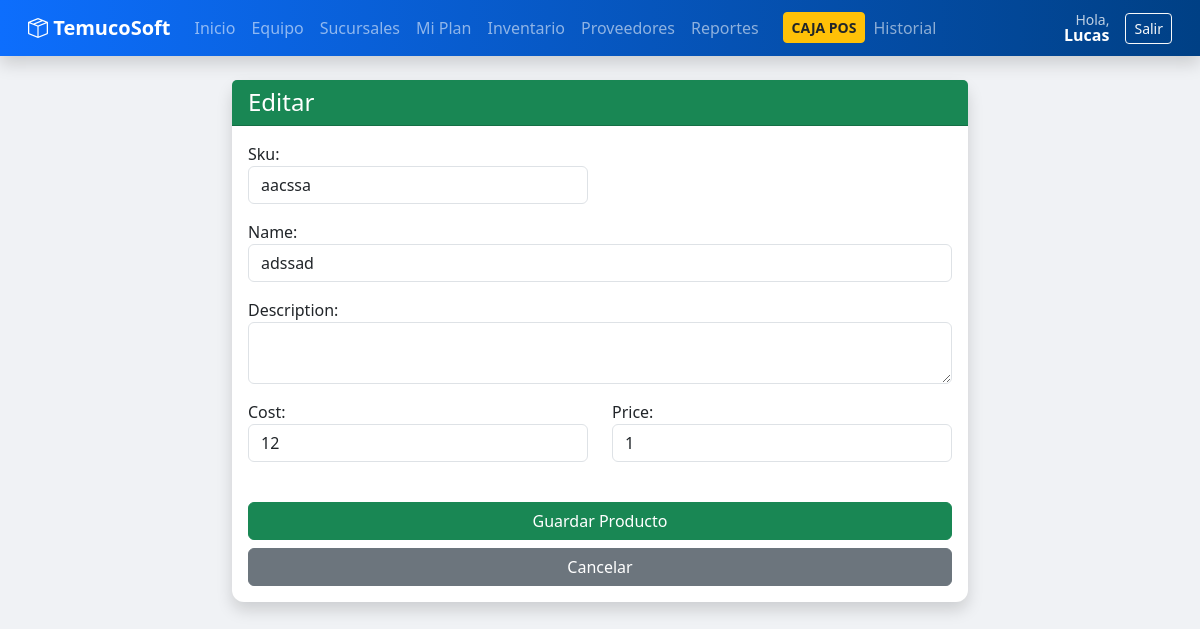
Screenshot of /products/edit/5/ (signed in) with the database file from the repository.
### api/models.py (models this page shows, shortened)
class User(AbstractUser):
    ROLES = (
        ('super_admin', 'Super Admin'),
        ('admin_cliente', 'Admin Cliente'),
        ('gerente', 'Gerente'),
        ('vendedor', 'Vendedor'),
        ('cliente_final', 'Cliente Ecommerce'),
    )
    username = None
    email = models.EmailField(unique=True)
    rut = models.CharField(max_length=12, blank=True, null=True, validators=[validar_rut_chileno]) # Validador
    role = models.CharField(max_length=20, choices=ROLES, default='cliente_final')
    company = models.ForeignKey(Company, on_delete=models.CASCADE, null=True, blank=True, related_name='users')
    USERNAME_FIELD = 'email'
    REQUIRED_FIELDS = []
    objects = UserManager()

class Product(models.Model):
    company = models.ForeignKey(Company, on_delete=models.CASCADE)
    category = models.ForeignKey(Category, on_delete=models.SET_NULL, null=True, blank=True)
    sku = models.CharField(max_length=50)
    name = models.CharField(max_length=100)
    description = models.TextField(blank=True)
    price = models.DecimalField(max_digits=10, decimal_places=0, validators=[validar_positivo])
    cost = models.DecimalField(max_digits=10, decimal_places=0, validators=[validar_positivo])
    class Meta:
        unique_together = ('company', 'sku')

### api/views.py (the view)
# urls.py: path('products/edit/<int:pk>/', views.product_edit, name='product_edit'),
@login_required
def product_edit(request, pk):
    p = get_object_or_404(Product, pk=pk, company=request.user.company)
    if request.method == 'POST':
        form = ProductForm(request.POST, instance=p)
        if form.is_valid():
            try: form.save(); messages.success(request, 'Actualizado.'); return redirect('product_list')
            except IntegrityError: messages.error(request, 'Error: SKU duplicado.')
    else: form = ProductForm(instance=p)
    return render(request, 'products/form.html', {'form': form, 'title': 'Editar'})

### api/forms.py
class ProductForm(forms.ModelForm):
    initial_stock = forms.IntegerField(
        label="Stock Inicial",
        min_value=0,
        initial=0,
        required=False,
        widget=forms.NumberInput(attrs={'class': 'form-control'})
    )
    class Meta:
        model = Product
        fields = ['sku', 'name', 'description', 'price', 'cost']
        widgets = {
            'sku': forms.TextInput(attrs={'class': 'form-control'}),
            'name': forms.TextInput(attrs={'class': 'form-control'}),
            'description': forms.Textarea(attrs={'class': 'form-control', 'rows': 2}),
            'price': forms.NumberInput(attrs={'class': 'form-control'}),
            'cost': forms.NumberInput(attrs={'class': 'form-control'}),
        }

### templates/products/form.html (shortened to what this page needs)
{% extends 'base.html' %}
{% block content %}
<div class="row justify-content-center">
    <div class="col-md-8">
        <div class="card shadow">
            <div class="card-header bg-success text-white">
                <h4 class="mb-0">{{ title }}</h4>
            </div>
            <div class="card-body">
                <form method="post">
                    <div class="row">
                        <div class="col-md-6">
                            <div class="mb-3">
                                {{ form.sku.label_tag }}
                                {{ form.sku }}
                            </div>
                        </div>
                    </div>
                    <div class="mb-3">
                        {{ form.name.label_tag }}
                        {{ form.name }}
                    </div>
                    <div class="mb-3">
                        {{ form.description.label_tag }}
                        {{ form.description }}
                    </div>
                    <div class="row">
                        <div class="col-md-6">
                            <div class="mb-3">
                                {{ form.cost.label_tag }}
                                {{ form.cost }}
                            </div>
                        </div>
                        <div class="col-md-6">
                            <div class="mb-3">
                                {{ form.price.label_tag }}
                                {{ form.price }}
                            </div>
                        </div>
                    </div>
                    <div class="d-grid gap-2 mt-4">
                        <button type="submit" class="btn btn-success">Guardar Producto</button>
                        <a href="{% url 'product_list' %}" class="btn btn-secondary">Cancelar</a>
                    </div>
                </form>
            </div>
        </div>
    </div>
</div>
{% endblock %}

### templates/base.html (shortened to what this page needs)
<!DOCTYPE html>
<html lang="es">
<head>
    <link href="https://cdn.jsdelivr.net/npm/bootstrap@5.3.0/dist/css/bootstrap.min.css" rel="stylesheet">
    <link rel="stylesheet" href="https://cdn.jsdelivr.net/npm/bootstrap-icons@1.10.5/font/bootstrap-icons.css">
</head>
<body>
    <nav class="navbar navbar-expand-lg navbar-dark mb-4 px-3 shadow">
        <div class="container-fluid">
            <a class="navbar-brand fw-bold" href="{% url 'dashboard' %}"><i class="bi bi-box-seam"></i> TemucoSoft</a>
            <div class="collapse navbar-collapse" id="navbarNav">
                {% if user.is_authenticated %}
                <ul class="navbar-nav me-auto">
                    <li class="nav-item"><a class="nav-link" href="{% url 'dashboard' %}">Inicio</a></li>
                    {% if user.role == 'admin_cliente' %}
                        <li class="nav-item"><a class="nav-link" href="{% url 'team_list' %}">Equipo</a></li>
                        <li class="nav-item"><a class="nav-link" href="{% url 'branch_list' %}">Sucursales</a></li>
                        <li class="nav-item"><a class="nav-link" href="{% url 'subscription' %}">Mi Plan</a></li>
                    {% endif %}
                    {% if user.role == 'admin_cliente' or user.role == 'gerente' %}
                        <li class="nav-item"><a class="nav-link" href="{% url 'product_list' %}">Inventario</a></li>
                        <li class="nav-item"><a class="nav-link" href="{% url 'supplier_list' %}">Proveedores</a></li>
                        <li class="nav-item"><a class="nav-link" href="{% url 'reports' %}">Reportes</a></li>
                    {% endif %}
                    {% if user.role != 'super_admin' %}
                        <li class="nav-item ms-lg-3"><a class="btn btn-warning text-dark fw-bold btn-sm mt-1" href="{% url 'pos' %}">CAJA POS</a></li>
                        <li class="nav-item"><a class="nav-link" href="{% url 'sale_list' %}">Historial</a></li>
                    {% endif %}
                </ul>
                <div class="d-flex align-items-center text-white">
                    <div class="me-3 text-end lh-1">
                        <small class="d-block opacity-75">Hola,</small>
                        <span class="fw-bold">{{ user.first_name }}</span>
                    </div>
                    <form action="{% url 'logout' %}" method="post">
                        {% csrf_token %}<button type="submit" class="btn btn-outline-light btn-sm">Salir</button>
                    </form>
                </div>
                {% endif %}
            </div>
        </div>
    </nav>
    <div class="container pb-5">
        {% block content %}{% endblock %}
    </div>
</body>
</html>

### templates/base.html (style rules this page uses)
body { background-color: #f0f2f5; font-family: 'Segoe UI', sans-serif; }
.navbar { background: linear-gradient(90deg, #0d6efd 0%, #004085 100%); }
.card { border: none; border-radius: 12px; box-shadow: 0 4px 6px rgba(0,0,0,0.05); transition: transform 0.2s; }

### rows the page displays
User: first_name "Lucas"
Product: sku "aacssa", name "adssad", cost "12", price "1"

### other values shown
{{ title }} "Editar"
